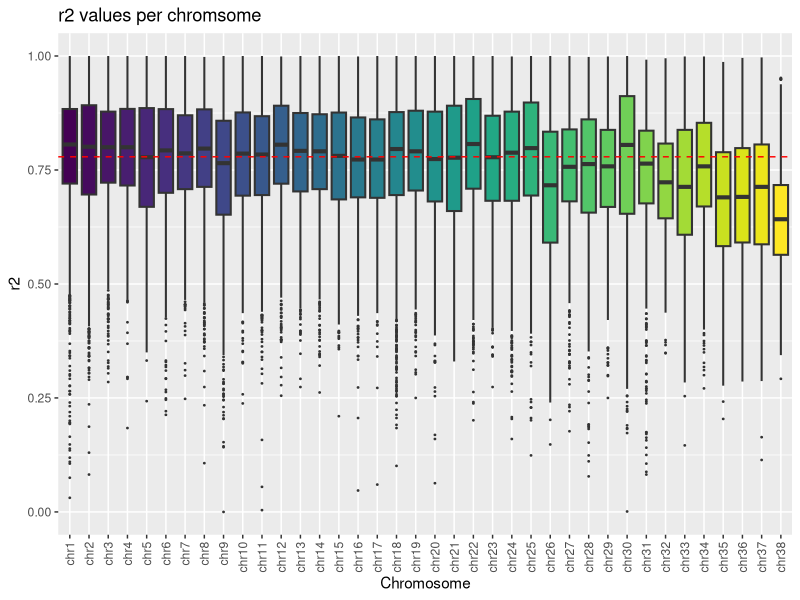
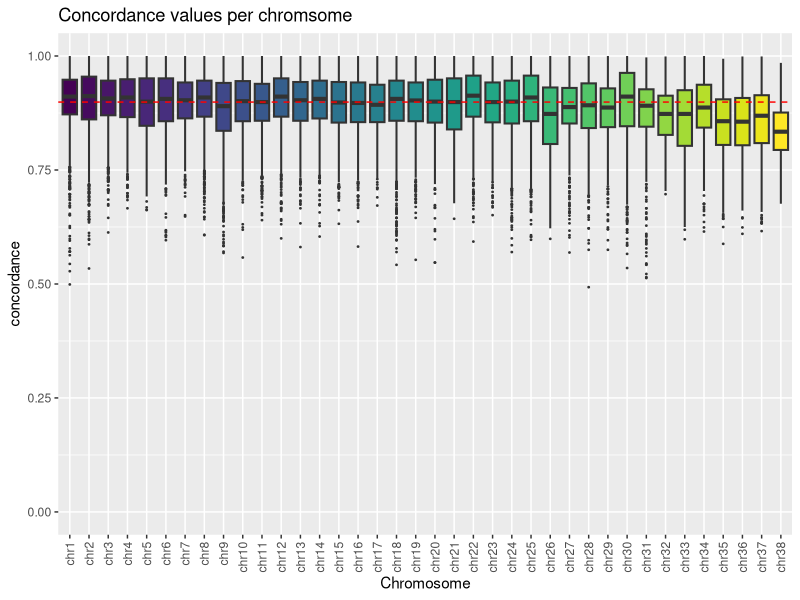
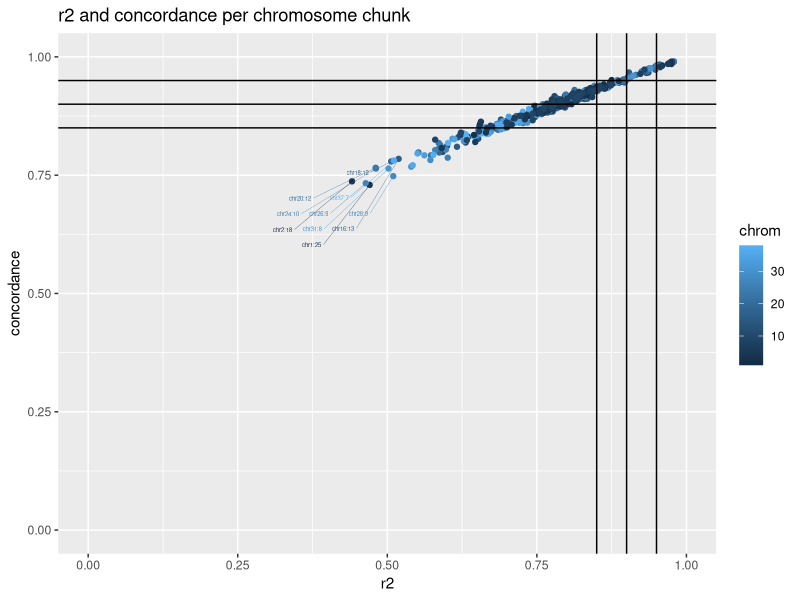
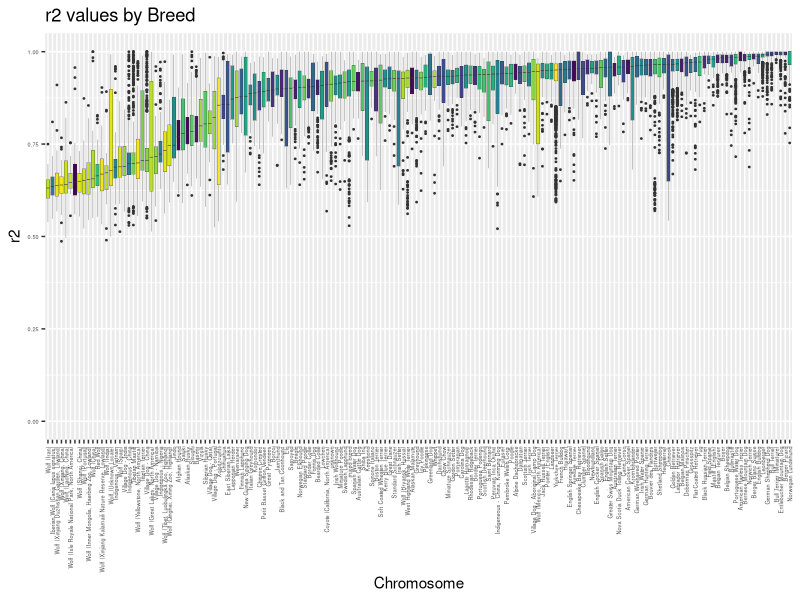

Source code (R) for these figures, in order: (Note: this script raises an error after producing the figures.)
## ---- chunk 1
knitr::opts_chunk$set(echo = TRUE, warning = FALSE, message = FALSE)
## ---- chunk 2
library(gtools)
library(ggplot2)
library(ggrepel)
library(viridisLite)
library(viridis)
library(gplots)
library(tidyr)
## ---- chunk 3
data <- read.table("all_stats_by_chr.txt",header=FALSE,sep="\t")
colnames(data)=c("chr","pos","maf","info","concordance","r2")
data$chr <- paste0("chr",data$chr)
data <- data[mixedorder(data$chr),]

data$chr <- factor(data$chr,levels = mixedsort(unique(data$chr)),ordered = TRUE)

my_colours <- viridisLite::viridis(length(levels(data$chr)))


p <- ggplot(data, aes(x=chr, y=r2, fill=chr)) + scale_fill_manual(values = my_colours) + geom_boxplot(outlier.size=0.3,lwd=0.7) + theme(axis.text.x = element_text(angle = 90, vjust = 0.5, hjust=1)) + ggtitle("r2 values per chromsome") + xlab("Chromosome") + geom_hline(yintercept=median(data$r2), linetype="dashed", color = "red") + theme(legend.position="none") + coord_cartesian(ylim = c(0, 1.0))
p

p <- ggplot(data, aes(x=chr, y=concordance, fill=chr)) + scale_fill_manual(values = my_colours) + geom_boxplot(outlier.size=0.3,lwd=0.7) + theme(axis.text.x = element_text(angle = 90, vjust = 0.5, hjust=1)) + ggtitle("Concordance values per chromsome") + xlab("Chromosome") + geom_hline(yintercept=median(data$concordance), linetype="dashed", color = "red") + theme(legend.position="none") + coord_cartesian(ylim = c(0, 1.0))
p
## ---- chunk 4
data_chunk <- read.table("all_stats_by_chunk.txt",header=T,sep="\t")

data_chunk$name=paste0("chr",data_chunk$chrom,":",data_chunk$chunk)

ggplot(data_chunk, aes(x = r2_med, y = con_med, color = chrom)) +
  geom_point()  + coord_cartesian(ylim = c(0, 1.0),xlim = c(0, 1.0)) + ggtitle("r2 and concordance per chromosome chunk") +
  xlab("r2") + ylab("concordance") + geom_hline(yintercept = c(0.85, 0.9, 0.95)) +
  geom_vline(xintercept = c(0.85, 0.9, 0.95)) + geom_text_repel(
    data = data_chunk[(data_chunk$r2_med < 0.6),],
    mapping = aes(label = name),
    nudge_x = -0.1, nudge_y = -0.1,
    max.time = 5,
    max.iter = Inf,
    size=1.5, segment.size=0.1, max.overlaps = 10,
    show.legend = F
  )

## ---- chunk 5
data_ind <- read.table("all_stats_by_individual.txt",header=FALSE,sep="\t")
colnames(data_ind)=c("chr","no","i","type","breed","sex","concordance","r2")
data_ind$breed=as.factor(data_ind$breed)
my_colours_breed <- viridisLite::viridis(length(levels(data_ind$breed)))

p <- ggplot(data_ind, aes(reorder(breed, r2, decreasing=T, FUN=median), y = r2, fill=breed)) + scale_fill_manual(values = my_colours_breed) + geom_boxplot(outlier.size=0.3,lwd=0.1) + theme(axis.text.x = element_text(angle = 90, vjust = 0.5, hjust=1)) + theme(legend.text = element_text(size = 2)) + ggtitle("r2 values by Breed") + xlab("Chromosome") + theme(legend.key.size = unit(0.3, 'cm')) + theme(legend.position="none") + theme(axis.text=element_text(size=4)) + coord_cartesian(ylim = c(0, 1.0))
p
## ---- chunk 6
d_mat <- matrix(0.00, nrow = 38, ncol = length(unique(data_ind$i)))
dlist <- unique(data_ind$i)

for(i in c(1:38)){
  for (j in c(1:length(dlist))){
    z=data_ind[((data_ind$i==dlist[j]) & (data_ind$chr==i)),"r2"]
    if(!identical(z, numeric(0))){
      d_mat[i,j] <- as.numeric(data_ind[((data_ind$i==dlist[j])& (data_ind$chr==i)),"r2"])
    } else {
      d_mat[i,j] <- 0.0
    }
  }
}
d_mat <- data.frame(d_mat)
colnames(d_mat)<- dlist
rownames(d_mat)<- paste0("chr",1:38)

op <- par(no.readonly = TRUE) 
lmat=rbind( c(0, 3), c(2,1), c(0,4) )
lhei=c(0.5, 6, 1.5)

heatmap.2(as.matrix(d_mat),trace="none",Rowv = FALSE,cexCol = 0.4,cexRow=0.4,col=viridis(15, direction = -1),dendrogram="none",lmat=lmat, lhei=lhei)

## ---- chunk 7
ggplot(data,aes(x=maf,y=concordance,color=info)) + geom_point(alpha = .5, shape = 15) + geom_hline(yintercept = 0.85) + coord_cartesian(ylim = c(0, 1.0),xlim = c(0, 1.0)) + ggtitle("Concordance vs MAF")
## ---- chunk 8
ggplot(data,aes(x=maf,y=concordance,color=info)) + geom_point(alpha = .5, shape = 15) + geom_hline(yintercept = 0.85) + coord_cartesian(ylim = c(0, 1.0),xlim = c(0, 1.0)) + ggtitle("Concordance vs Mr2AF")
